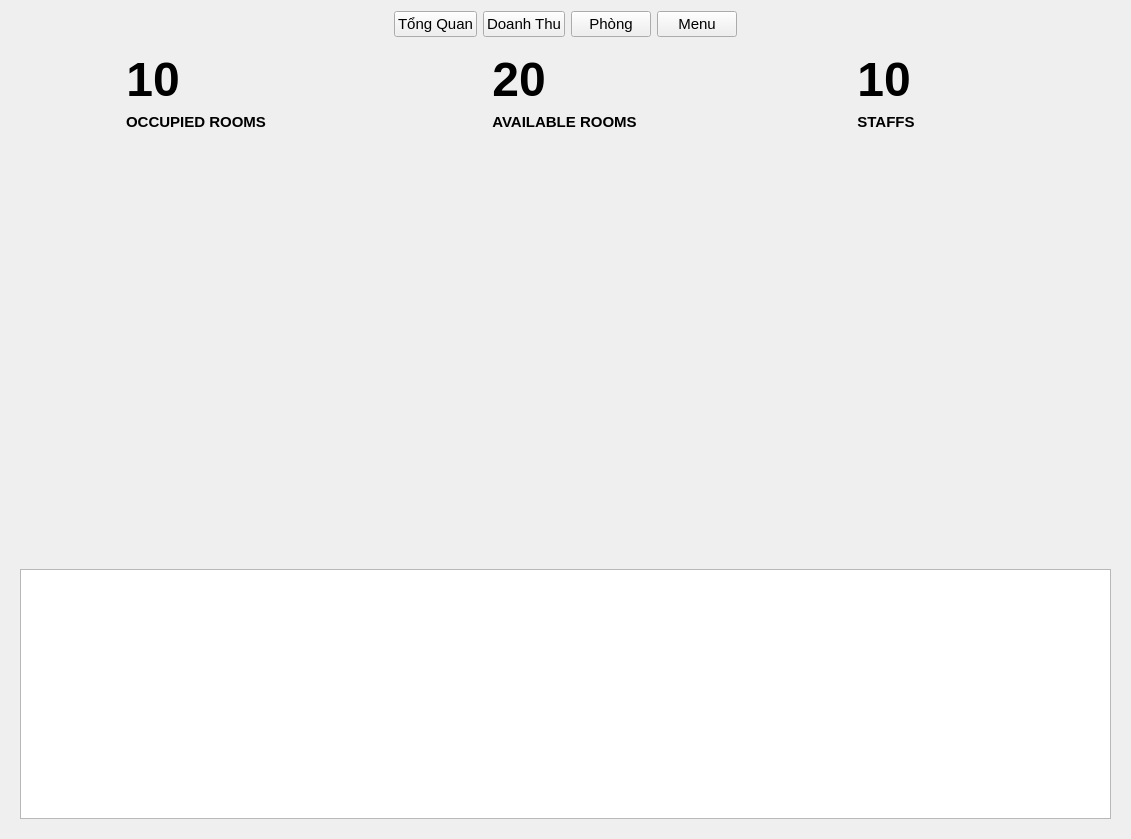
<?xml version="1.0" encoding="UTF-8"?>
<ui version="4.0">
 <class>StatisticsMainWindow</class>
 <widget class="QWidget" name="StatisticsMainWindow">
  <property name="geometry">
   <rect>
    <x>0</x>
    <y>0</y>
    <width>1131</width>
    <height>839</height>
   </rect>
  </property>
  <property name="font">
   <font>
    <pointsize>11</pointsize>
   </font>
  </property>
  <property name="windowTitle">
   <string>Statistics</string>
  </property>
  <layout class="QVBoxLayout" name="verticalLayout">
   <item>
    <layout class="QHBoxLayout" name="horizontalLayout">
     <item>
      <spacer name="horizontalSpacer_2">
       <property name="orientation">
        <enum>Qt::Horizontal</enum>
       </property>
       <property name="sizeHint" stdset="0">
        <size>
         <width>40</width>
         <height>20</height>
        </size>
       </property>
      </spacer>
     </item>
     <item>
      <widget class="QPushButton" name="TongQuanBtn">
       <property name="text">
        <string>Tổng Quan</string>
       </property>
      </widget>
     </item>
     <item>
      <widget class="QPushButton" name="DoanhThuBtn">
       <property name="text">
        <string>Doanh Thu</string>
       </property>
      </widget>
     </item>
     <item>
      <widget class="QPushButton" name="PhongBtn">
       <property name="text">
        <string>Phòng</string>
       </property>
      </widget>
     </item>
     <item>
      <widget class="QPushButton" name="MenuBtn">
       <property name="text">
        <string>Menu</string>
       </property>
      </widget>
     </item>
     <item>
      <spacer name="horizontalSpacer">
       <property name="orientation">
        <enum>Qt::Horizontal</enum>
       </property>
       <property name="sizeHint" stdset="0">
        <size>
         <width>40</width>
         <height>20</height>
        </size>
       </property>
      </spacer>
     </item>
    </layout>
   </item>
   <item>
    <widget class="QStackedWidget" name="stackedWidget">
     <widget class="QWidget" name="overViewPage">
      <layout class="QVBoxLayout" name="verticalLayout_6">
       <item>
        <layout class="QVBoxLayout" name="verticalLayout_5">
         <item>
          <layout class="QHBoxLayout" name="horizontalLayout_2">
           <item>
            <layout class="QHBoxLayout" name="horizontalLayout_3">
             <item>
              <widget class="QLabel" name="label">
               <property name="maximumSize">
                <size>
                 <width>100</width>
                 <height>100</height>
                </size>
               </property>
               <property name="baseSize">
                <size>
                 <width>0</width>
                 <height>0</height>
                </size>
               </property>
               <property name="font">
                <font>
                 <pointsize>22</pointsize>
                 <weight>75</weight>
                 <bold>true</bold>
                </font>
               </property>
               <property name="text">
                <string/>
               </property>
               <property name="pixmap">
                <pixmap>../../image/9369367.png</pixmap>
               </property>
               <property name="scaledContents">
                <bool>true</bool>
               </property>
               <property name="alignment">
                <set>Qt::AlignCenter</set>
               </property>
              </widget>
             </item>
             <item>
              <layout class="QVBoxLayout" name="verticalLayout_2">
               <item alignment="Qt::AlignLeft">
                <widget class="QLabel" name="occupied_rooms">
                 <property name="font">
                  <font>
                   <pointsize>36</pointsize>
                   <weight>75</weight>
                   <bold>true</bold>
                  </font>
                 </property>
                 <property name="text">
                  <string>10</string>
                 </property>
                 <property name="alignment">
                  <set>Qt::AlignCenter</set>
                 </property>
                </widget>
               </item>
               <item alignment="Qt::AlignLeft">
                <widget class="QLabel" name="label_2">
                 <property name="font">
                  <font>
                   <pointsize>11</pointsize>
                   <weight>75</weight>
                   <bold>true</bold>
                  </font>
                 </property>
                 <property name="text">
                  <string>OCCUPIED ROOMS</string>
                 </property>
                 <property name="alignment">
                  <set>Qt::AlignCenter</set>
                 </property>
                </widget>
               </item>
              </layout>
             </item>
            </layout>
           </item>
           <item>
            <layout class="QHBoxLayout" name="horizontalLayout_4">
             <item>
              <widget class="QLabel" name="label_9">
               <property name="maximumSize">
                <size>
                 <width>100</width>
                 <height>100</height>
                </size>
               </property>
               <property name="text">
                <string/>
               </property>
               <property name="pixmap">
                <pixmap>../../image/private-room.png</pixmap>
               </property>
               <property name="scaledContents">
                <bool>true</bool>
               </property>
               <property name="alignment">
                <set>Qt::AlignCenter</set>
               </property>
              </widget>
             </item>
             <item>
              <layout class="QVBoxLayout" name="verticalLayout_4">
               <item alignment="Qt::AlignLeft">
                <widget class="QLabel" name="available_rooms">
                 <property name="font">
                  <font>
                   <pointsize>36</pointsize>
                   <weight>75</weight>
                   <bold>true</bold>
                  </font>
                 </property>
                 <property name="text">
                  <string>20</string>
                 </property>
                 <property name="alignment">
                  <set>Qt::AlignCenter</set>
                 </property>
                </widget>
               </item>
               <item alignment="Qt::AlignLeft">
                <widget class="QLabel" name="label_8">
                 <property name="font">
                  <font>
                   <pointsize>11</pointsize>
                   <weight>75</weight>
                   <bold>true</bold>
                  </font>
                 </property>
                 <property name="text">
                  <string>AVAILABLE ROOMS</string>
                 </property>
                 <property name="alignment">
                  <set>Qt::AlignCenter</set>
                 </property>
                </widget>
               </item>
              </layout>
             </item>
            </layout>
           </item>
           <item>
            <layout class="QHBoxLayout" name="horizontalLayout_5">
             <item>
              <widget class="QLabel" name="label_5">
               <property name="maximumSize">
                <size>
                 <width>100</width>
                 <height>100</height>
                </size>
               </property>
               <property name="text">
                <string/>
               </property>
               <property name="pixmap">
                <pixmap>../../image/4233087.png</pixmap>
               </property>
               <property name="scaledContents">
                <bool>true</bool>
               </property>
               <property name="alignment">
                <set>Qt::AlignCenter</set>
               </property>
              </widget>
             </item>
             <item>
              <layout class="QVBoxLayout" name="verticalLayout_3">
               <item alignment="Qt::AlignLeft">
                <widget class="QLabel" name="staffs">
                 <property name="maximumSize">
                  <size>
                   <width>16777215</width>
                   <height>16777215</height>
                  </size>
                 </property>
                 <property name="font">
                  <font>
                   <pointsize>36</pointsize>
                   <weight>75</weight>
                   <bold>true</bold>
                  </font>
                 </property>
                 <property name="text">
                  <string>10</string>
                 </property>
                 <property name="alignment">
                  <set>Qt::AlignCenter</set>
                 </property>
                </widget>
               </item>
               <item alignment="Qt::AlignLeft">
                <widget class="QLabel" name="label_6">
                 <property name="maximumSize">
                  <size>
                   <width>16777215</width>
                   <height>16777215</height>
                  </size>
                 </property>
                 <property name="font">
                  <font>
                   <pointsize>11</pointsize>
                   <weight>75</weight>
                   <bold>true</bold>
                  </font>
                 </property>
                 <property name="text">
                  <string>STAFFS</string>
                 </property>
                 <property name="alignment">
                  <set>Qt::AlignCenter</set>
                 </property>
                </widget>
               </item>
              </layout>
             </item>
            </layout>
           </item>
          </layout>
         </item>
         <item>
          <spacer name="verticalSpacer">
           <property name="orientation">
            <enum>Qt::Vertical</enum>
           </property>
           <property name="sizeHint" stdset="0">
            <size>
             <width>20</width>
             <height>40</height>
            </size>
           </property>
          </spacer>
         </item>
         <item>
          <layout class="QVBoxLayout" name="overview_screen">
           <property name="spacing">
            <number>15</number>
           </property>
           <property name="sizeConstraint">
            <enum>QLayout::SetDefaultConstraint</enum>
           </property>
           <property name="topMargin">
            <number>10</number>
           </property>
           <property name="bottomMargin">
            <number>0</number>
           </property>
          </layout>
         </item>
         <item>
          <widget class="QTableView" name="tableOverView">
           <property name="minimumSize">
            <size>
             <width>1085</width>
             <height>250</height>
            </size>
           </property>
           <property name="maximumSize">
            <size>
             <width>16777215</width>
             <height>250</height>
            </size>
           </property>
           <property name="baseSize">
            <size>
             <width>1085</width>
             <height>250</height>
            </size>
           </property>
          </widget>
         </item>
        </layout>
       </item>
      </layout>
     </widget>
     <widget class="QWidget" name="doanhThuPage">
      <layout class="QVBoxLayout" name="verticalLayout_7">
       <item>
        <layout class="QVBoxLayout" name="verticalLayout_8">
         <item>
          <layout class="QHBoxLayout" name="horizontalLayout_6">
           <item>
            <widget class="QPushButton" name="StaYearBtn">
             <property name="text">
              <string>Thống Kê Theo Năm</string>
             </property>
            </widget>
           </item>
           <item>
            <widget class="QPushButton" name="StaMonthBtn">
             <property name="text">
              <string>Thống Kê Theo Từng Tháng Trong Năm</string>
             </property>
            </widget>
           </item>
           <item>
            <widget class="QPushButton" name="StaDayToDayBtn">
             <property name="text">
              <string>Thống Kê Từ Ngày Đến Ngày</string>
             </property>
            </widget>
           </item>
          </layout>
         </item>
        </layout>
       </item>
       <item>
        <widget class="QStackedWidget" name="stackedWidget_2">
         <property name="currentIndex">
          <number>2</number>
         </property>
         <widget class="QWidget" name="thongKeTheoNamPage">
          <layout class="QVBoxLayout" name="verticalLayout_10">
           <item>
            <layout class="QVBoxLayout" name="verticalLayout_9">
             <item>
              <layout class="QHBoxLayout" name="horizontalLayout_7">
               <item>
                <widget class="QLabel" name="label_3">
                 <property name="text">
                  <string>Từ năm</string>
                 </property>
                 <property name="alignment">
                  <set>Qt::AlignCenter</set>
                 </property>
                </widget>
               </item>
               <item>
                <widget class="QLineEdit" name="startYearTXT">
                 <property name="minimumSize">
                  <size>
                   <width>0</width>
                   <height>0</height>
                  </size>
                 </property>
                 <property name="maximumSize">
                  <size>
                   <width>100</width>
                   <height>16777215</height>
                  </size>
                 </property>
                 <property name="layoutDirection">
                  <enum>Qt::LeftToRight</enum>
                 </property>
                </widget>
               </item>
               <item>
                <widget class="QLabel" name="label_4">
                 <property name="text">
                  <string>Đến năm</string>
                 </property>
                 <property name="alignment">
                  <set>Qt::AlignCenter</set>
                 </property>
                </widget>
               </item>
               <item>
                <widget class="QLineEdit" name="endYearTXT">
                 <property name="maximumSize">
                  <size>
                   <width>100</width>
                   <height>16777215</height>
                  </size>
                 </property>
                </widget>
               </item>
               <item>
                <widget class="QPushButton" name="statistisBtn">
                 <property name="text">
                  <string>Thống Kê</string>
                 </property>
                </widget>
               </item>
               <item>
                <widget class="QPushButton" name="refreshBtn">
                 <property name="text">
                  <string>Làm Mới</string>
                 </property>
                </widget>
               </item>
               <item>
                <widget class="QPushButton" name="exportExcelBtn">
                 <property name="text">
                  <string>Xuất excel</string>
                 </property>
                </widget>
               </item>
              </layout>
             </item>
            </layout>
           </item>
           <item>
            <spacer name="verticalSpacer_2">
             <property name="orientation">
              <enum>Qt::Vertical</enum>
             </property>
             <property name="sizeHint" stdset="0">
              <size>
               <width>20</width>
               <height>40</height>
              </size>
             </property>
            </spacer>
           </item>
           <item>
            <layout class="QVBoxLayout" name="yearScreenChart"/>
           </item>
           <item>
            <widget class="QTableView" name="tableYearStatisticView"/>
           </item>
          </layout>
         </widget>
         <widget class="QWidget" name="thongKeTheoTNTTPage">
          <layout class="QVBoxLayout" name="verticalLayout_12">
           <item>
            <layout class="QVBoxLayout" name="verticalLayout_11">
             <item>
              <layout class="QHBoxLayout" name="horizontalLayout_8">
               <item alignment="Qt::AlignRight">
                <widget class="QLabel" name="label_7">
                 <property name="text">
                  <string>Chọn năm thống kê</string>
                 </property>
                </widget>
               </item>
               <item>
                <widget class="QSpinBox" name="yearOfMonths">
                 <property name="alignment">
                  <set>Qt::AlignCenter</set>
                 </property>
                 <property name="suffix">
                  <string/>
                 </property>
                 <property name="minimum">
                  <number>0</number>
                 </property>
                 <property name="maximum">
                  <number>10000</number>
                 </property>
                </widget>
               </item>
               <item alignment="Qt::AlignLeft">
                <widget class="QPushButton" name="exportExcelBtn_2">
                 <property name="text">
                  <string>Xuất excel</string>
                 </property>
                </widget>
               </item>
              </layout>
             </item>
            </layout>
           </item>
           <item>
            <spacer name="verticalSpacer_3">
             <property name="orientation">
              <enum>Qt::Vertical</enum>
             </property>
             <property name="sizeHint" stdset="0">
              <size>
               <width>20</width>
               <height>40</height>
              </size>
             </property>
            </spacer>
           </item>
           <item>
            <layout class="QVBoxLayout" name="monthScreenChart"/>
           </item>
           <item>
            <widget class="QTableView" name="tableMonthStatisticView"/>
           </item>
          </layout>
         </widget>
         <widget class="QWidget" name="thongKeTheoTTTNPage">
          <layout class="QVBoxLayout" name="verticalLayout_14">
           <item>
            <layout class="QVBoxLayout" name="verticalLayout_13">
             <item>
              <layout class="QHBoxLayout" name="horizontalLayout_9">
               <item>
                <widget class="QLabel" name="label_10">
                 <property name="text">
                  <string>Từ Ngày</string>
                 </property>
                 <property name="alignment">
                  <set>Qt::AlignCenter</set>
                 </property>
                </widget>
               </item>
               <item>
                <widget class="QDateEdit" name="dateStartTXT"/>
               </item>
               <item>
                <widget class="QLabel" name="label_11">
                 <property name="text">
                  <string>Đến ngày</string>
                 </property>
                 <property name="alignment">
                  <set>Qt::AlignCenter</set>
                 </property>
                </widget>
               </item>
               <item>
                <widget class="QDateEdit" name="dateEndTXT"/>
               </item>
               <item>
                <widget class="QPushButton" name="statisticDateBtn">
                 <property name="text">
                  <string>Thống kê</string>
                 </property>
                </widget>
               </item>
               <item>
                <widget class="QPushButton" name="refreshDateBtn">
                 <property name="text">
                  <string>Làm mới</string>
                 </property>
                </widget>
               </item>
               <item>
                <widget class="QPushButton" name="exportExcelBtn_3">
                 <property name="text">
                  <string>Xuất excel</string>
                 </property>
                </widget>
               </item>
              </layout>
             </item>
            </layout>
           </item>
           <item>
            <widget class="QTableView" name="tableDateStatisticView"/>
           </item>
          </layout>
         </widget>
         <widget class="QWidget" name="thongKeDayToDayPage"/>
        </widget>
       </item>
      </layout>
     </widget>
    </widget>
   </item>
  </layout>
 </widget>
 <resources/>
 <connections/>
</ui>
